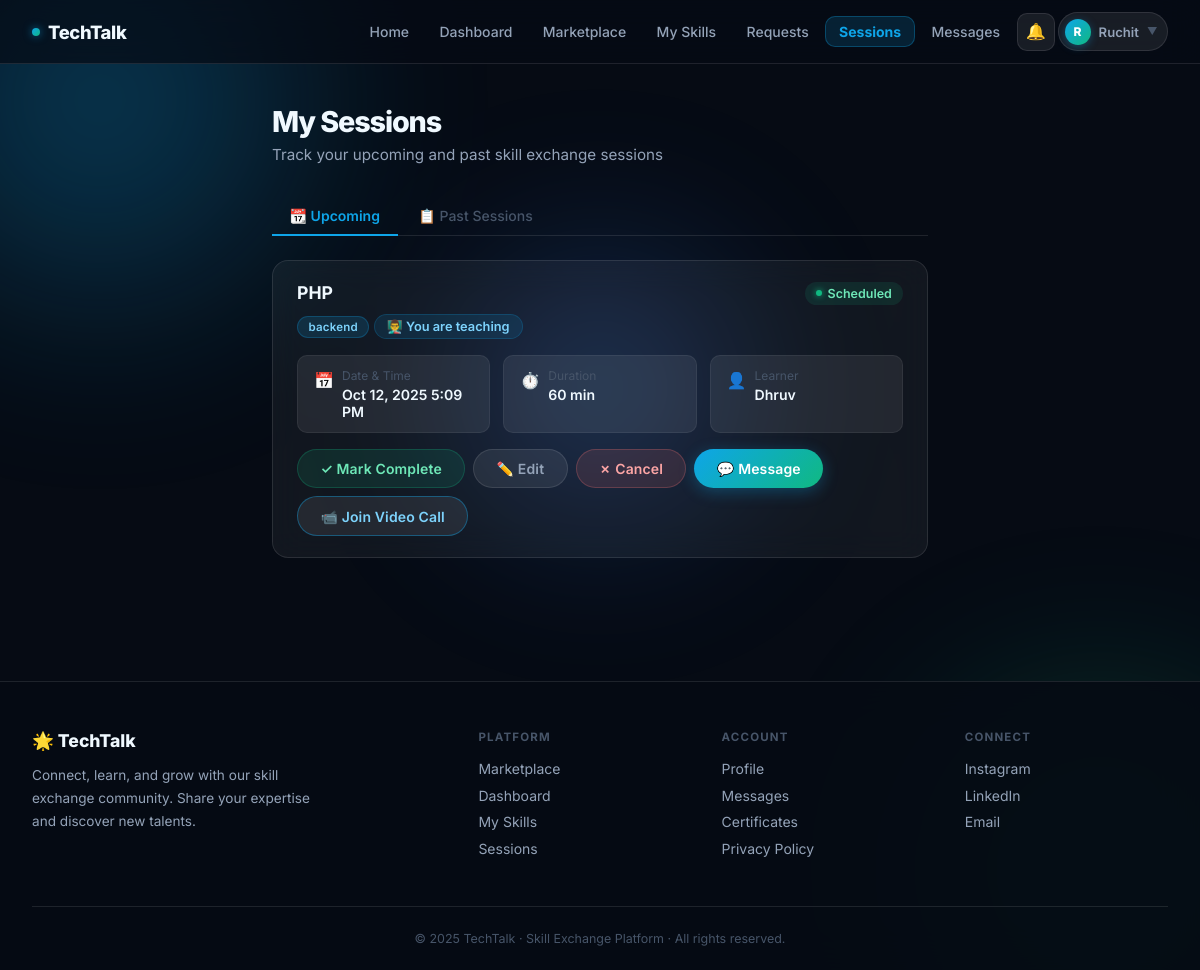
Page /sessions.php (signed in) on the committed database.
### tables this page shows
CREATE TABLE `users` (
  `id` int(11) NOT NULL,
  `Name` varchar(50) NOT NULL,
  `Email` varchar(255) DEFAULT NULL,
  `Password` varchar(200) DEFAULT NULL,
  `role` enum('user','admin') DEFAULT 'user',
  `status` enum('active','blocked') DEFAULT 'active',
  `bio` text DEFAULT NULL,
  `skills` varchar(500) DEFAULT NULL
);

CREATE TABLE `sessions` (
  `id` int(11) NOT NULL,
  `request_id` int(11) NOT NULL,
  `teacher_id` int(11) NOT NULL,
  `learner_id` int(11) NOT NULL,
  `skill_id` int(11) NOT NULL,
  `session_date` datetime NOT NULL,
  `duration_minutes` int(11) DEFAULT 60,
  `location` varchar(255) DEFAULT NULL,
  `notes` text DEFAULT NULL,
  `status` enum('scheduled','completed','cancelled') DEFAULT 'scheduled',
  `created_at` timestamp NOT NULL DEFAULT current_timestamp()
);

CREATE TABLE `skills` (
  `id` int(11) NOT NULL,
  `email` varchar(255) NOT NULL,
  `title` varchar(255) NOT NULL,
  `category` varchar(100) NOT NULL,
  `description` text DEFAULT NULL,
  `proof_link` text DEFAULT NULL,
  `status` text DEFAULT NULL,
  `created_at` timestamp NOT NULL DEFAULT current_timestamp()
);

### sessions.php (the view, shortened to what this page needs)
<?php
require_once 'config.php';
$me_email = $_SESSION['email'];
$me       = mysqli_fetch_assoc(mysqli_query($conn, "SELECT id, Name FROM users WHERE Email = '$me_email'"));
$me_id = (int)$me['id'];
$upcoming = mysqli_query($conn,
    "SELECT s.*, sk.title AS skill_title, sk.category, t.Name AS teacher_name, l.Name AS learner_name, t.id AS t_id, l.id AS l_id
     FROM sessions s JOIN skills sk ON s.skill_id=sk.id JOIN users t ON s.teacher_id=t.id JOIN users l ON s.learner_id=l.id
     WHERE (s.teacher_id=$me_id OR s.learner_id=$me_id) AND s.status='scheduled' ORDER BY s.session_date ASC"
);
?>
<!DOCTYPE html>
<html lang="en">
<head>
  <link rel="stylesheet" href="style.css">
</head>
<body>
<div class="mesh-bg">
  <div class="blob blob-1"></div>
  <div class="blob blob-3"></div>
</div>
<div class="page-wrap">
  <?php include 'navbar.php'; ?>
  <div class="page page-sm">
    <h1 class="page-title">My Sessions</h1>
    <p class="page-subtitle">Track your upcoming and past skill exchange sessions</p>
    <div class="tabs">
      <button class="tab-btn active" onclick="showTab('upcoming', this)">📆 Upcoming</button>
      <button class="tab-btn" onclick="showTab('past', this)">📋 Past Sessions</button>
    </div>
    <div id="upcoming" class="tab-pane active">
      <?php if (mysqli_num_rows($upcoming) > 0): ?>
        <?php while ($s = mysqli_fetch_assoc($upcoming)):
          $i_teach = ($s['t_id'] == $me_id);
          $partner = $i_teach ? $s['learner_name'] : $s['teacher_name'];
          $partner_id = $i_teach ? $s['l_id'] : $s['t_id'];
        ?>
          <div class="sess-card">
            <div class="sess-top">
              <div>
                <div class="sess-title"><?= htmlspecialchars($s['skill_title']) ?></div>
                <span class="badge badge-teal"><?= htmlspecialchars($s['category']) ?></span>
                <span class="role-pill <?= $i_teach ? 'role-teacher' : 'role-learner' ?>">
                  <?= $i_teach ? '👨‍🏫 You are teaching' : '👨‍🎓 You are learning' ?>
                </span>
              </div>
              <span class="status status-<?= $s['status'] ?>"><?= ucfirst($s['status']) ?></span>
            </div>
            <div class="info-grid">
              <div class="info-item"><span class="info-icon">📅</span><div><div class="info-label">Date &amp; Time</div><div class="info-val"><?= date('M d, Y g:i A', strtotime($s['session_date'])) ?></div></div></div>
              <div class="info-item"><span class="info-icon">⏱️</span><div><div class="info-label">Duration</div><div class="info-val"><?= $s['duration_minutes'] ?> min</div></div></div>
              <div class="info-item"><span class="info-icon">👤</span><div><div class="info-label"><?= $i_teach ? 'Learner' : 'Teacher' ?></div><div class="info-val"><?= htmlspecialchars($partner) ?></div></div></div>
            </div>
            <div class="sess-actions">
              <?php if ($i_teach): ?>
                <form method="POST" style="display:inline">
                  <button type="submit" name="update_session" class="btn btn-success">✓ Mark Complete</button>
                </form>
              <?php endif; ?>
              <button class="btn btn-glass" onclick="openEdit(<?= $s['id'] ?>,'<?= str_replace(' ','T',$s['session_date']) ?>',<?= $s['duration_minutes'] ?>,'<?= addslashes($s['location']??'') ?>','<?= addslashes($s['notes']??'') ?>')">✏️ Edit</button>
              <form method="POST" style="display:inline" onsubmit="return confirm('Cancel this session?')">
                <button type="submit" name="update_session" class="btn btn-danger">✗ Cancel</button>
              </form>
              <a href="messaging.php?chat_with=<?= $partner_id ?>" class="btn btn-primary">💬 Message</a>
              <a href="video_call.php?session=<?= $s['id'] ?>" class="btn btn-glass" target="_blank" style="border-color:rgba(14,165,233,.4);color:#7dd3fc;">📹 Join Video Call</a>
            </div>
          </div>
        <?php endwhile; ?>
      <?php else: ?>
        <div class="empty-card">No upcoming sessions. <a href="skill_market.php">Browse the marketplace</a> to get started.</div>
      <?php endif; ?>
    </div>
  </div>
</div>
<?php include 'footer.php'; ?>
</body>
</html>

### navbar.php (shortened to what this page needs)
<?php
$_nav_email   = $_SESSION['email'] ?? '';
$_nav_user    = mysqli_fetch_assoc(mysqli_query($conn, "SELECT id, Name FROM users WHERE Email = '" . mysqli_real_escape_string($conn, $_nav_email) . "'"));
$_nav_name    = $_nav_user ? $_nav_user['Name'] : $_nav_email;
$_nav_init    = strtoupper(substr($_nav_name, 0, 1));
$_nav_current = basename($_SERVER['PHP_SELF']);
$_nav_links = [
    'home.php'         => ['Home',        '🏠'],
    'dashbord.php'     => ['Dashboard',   '📊'],
    'skill_market.php' => ['Marketplace', '🛒'],
    'add_proof.php'    => ['My Skills',   '📚'],
    'requests.php'     => ['Requests',    '🤝'],
    'sessions.php'     => ['Sessions',    '📅'],
    'messaging.php'    => ['Messages',    '💬'],
];
?>
<nav class="navbar">
  <a class="navbar-brand" href="home.php">
    <span class="brand-dot"></span>TechTalk
  </a>
  <div class="nav-links">
    <?php foreach ($_nav_links as $file => $info):
      $cls = ($_nav_current === $file) ? ' class="nav-active"' : '';
      echo "<a href=\"{$file}\"{$cls}>{$info[0]}</a>";
    endforeach; ?>
    <div class="notif-bell" id="notifBell">
      <button class="notif-trigger" onclick="toggleNotifications()" title="Notifications">
        🔔
      </button>
    </div>
    <div class="user-menu" id="userMenu">
      <button class="user-trigger" onclick="toggleUserMenu()">
        <div class="user-trigger-avatar"><?= $_nav_init ?></div>
        <span class="user-trigger-name"><?= htmlspecialchars($_nav_name) ?></span>
        <span class="user-trigger-chevron">▼</span>
      </button>
    </div>
  </div>
</nav>

### sessions.php (style rules this page uses)
.sess-card { background: var(--glass); backdrop-filter: blur(16px); border: 1px solid var(--border); border-radius: var(--radius); padding: 1.3rem 1.5rem; margin-bottom: 1.2rem; transition: border-color .2s, box-shadow .2s; }
.sess-top { display: flex; justify-content: space-between; align-items: flex-start; gap: 1rem; margin-bottom: 1rem; }
.sess-title { font-size: 1.1rem; font-weight: 700; color: var(--text); margin-bottom: .3rem; }
.role-pill { display: inline-flex; align-items: center; gap: .3rem; padding: .25rem .75rem; border-radius: 20px; font-size: .8rem; font-weight: 600; margin-top: .4rem; }
.role-teacher { background: rgba(14,165,233,.12); color: #7dd3fc; border: 1px solid rgba(14,165,233,.2); }
.info-grid { display: grid; grid-template-columns: repeat(auto-fit, minmax(160px, 1fr)); gap: .8rem; margin: 1rem 0; }
.info-item { background: var(--glass-2); border: 1px solid var(--border-2); border-radius: var(--radius-sm); padding: .75rem 1rem; display: flex; align-items: flex-start; gap: .5rem; }
.info-icon { font-size: 1rem; margin-top: .1rem; }
.info-label { font-size: .75rem; color: var(--text-3); margin-bottom: .15rem; }
.info-val { font-weight: 600; color: var(--text); font-size: .88rem; }
.sess-actions { display: flex; gap: .5rem; flex-wrap: wrap; margin-top: .8rem; }

### navbar.php (style rules this page uses)
.notif-bell { position: relative; }
.notif-trigger { width: 38px; height: 38px; border-radius: 10px; background: var(--glass-2); border: 1px solid var(--border); display: flex; align-items: center; justify-content: center; font-size: 1rem; cursor: pointer; position: relative; transition: background .2s, border-color .2s; }

### rows in the picture
users: Name "R", Name "Ruchit"
sessions: skill.title "PHP", skill.category "backend", status "Scheduled", session_date "Oct 12, 2025 5:09 PM", duration_minutes "60", users.Name "Dhruv"

### other values in the picture
$info[0] "Home"
$info[0] "Dashboard"
$info[0] "Marketplace"
$info[0] "My Skills"
$info[0] "Requests"
$info[0] "Sessions"
$info[0] "Messages"
